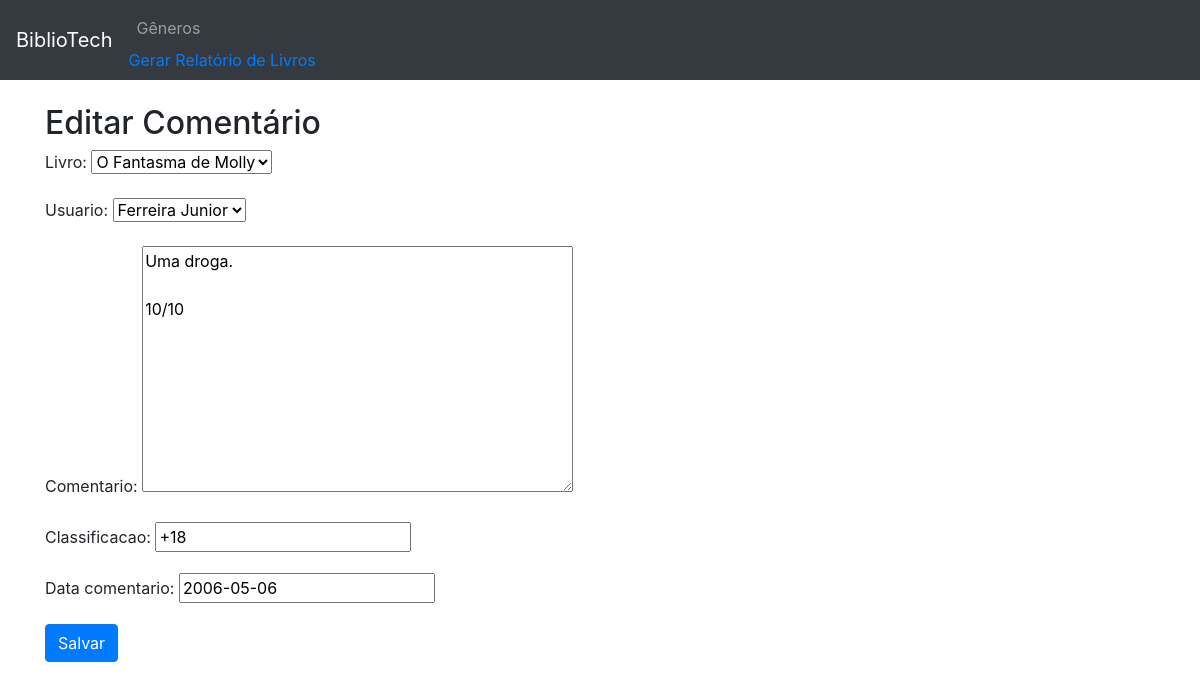
Screenshot of /comentario/editar/1/ with the database file from the repository.
### appmodelo/models.py (models this page shows, shortened)
class Comentario(models.Model):
    livro = models.ForeignKey(Livro, on_delete=models.CASCADE)
    usuario = models.ForeignKey(Usuario, on_delete=models.CASCADE)
    comentario = models.TextField()
    classificacao = models.CharField(max_length=100)
    data_comentario = models.DateField()

### appmodelo/views.py (the view)
# urls.py: path('comentario/editar/<int:pk>/', views.editar_comentario, name='editar_comentario'),
def editar_comentario(request, pk):
    comentario = get_object_or_404(Comentario, pk=pk)
    if request.method == "POST":
        form = ComentarioForm(request.POST, instance=comentario)
        if form.is_valid():
            comentario = form.save()
            return redirect('detalhes_comentario', pk=comentario.pk)
    else:
        form = ComentarioForm(instance=comentario)
    return render(request, 'editar_comentario.html', {'form': form})

### appmodelo/forms.py
class ComentarioForm(forms.ModelForm):
    class Meta:
        model = Comentario
        fields = ['livro', 'usuario', 'comentario', 'classificacao', 'data_comentario']

### appmodelo/models.py (called while the page is built)
    def __str__(self):
        return self.titulo

    def __str__(self):
        return f"{self.nome} {self.sobrenome}"

### appmodelo/templates/editar_comentario.html (shortened to what this page needs)
{% extends 'base.html' %}
{% block content %}
<h2>Editar Comentário</h2>
<form method="post">
    {{ form.as_p }}
    <button type="submit" class="btn btn-primary">Salvar</button>
</form>
{% endblock %}

### rows the page displays
Comentario: livro "O Fantasma de Molly", usuario "Ferreira Junior", comentario "Uma droga. 10/10", classificacao "+18", data_comentario "2006-05-06"
